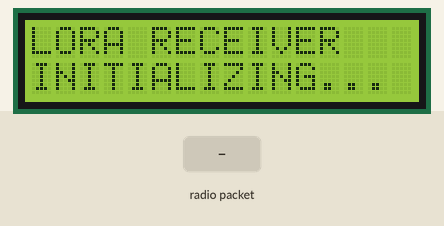
The sketch below on a simulated Arduino Uno, built with avr-gcc and run on an emulated ATmega328P. Shown: 16×2 character LCD. The inputs (shaded band) are chosen by the test bench. No radio packets arrive unless stated; what the sketch prints to the serial monitor is not drawn.

Above: at 1.12 s.
At 2.4 s:
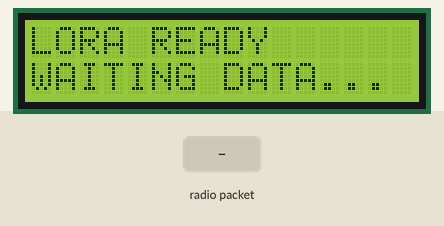
2.5 s: radio packet "1" arrives
At 3.9 s:
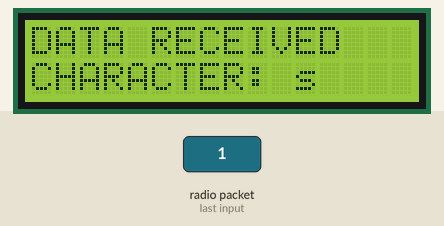
Timing chart, 0 to 5.5 s (numbered marks = the images above; inputs shaded):
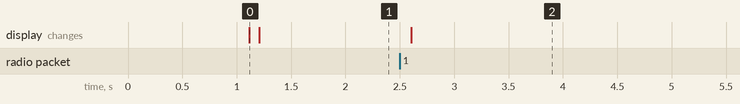

The sketch:

receiver.ino
```cpp
#include <SPI.h>
#include <LoRa.h>
#include <Wire.h>
#include <LiquidCrystal_I2C.h>

//====================================================
// LORA PIN CONFIGURATION
//====================================================

#define SS_PIN       10
#define RST_PIN      9
#define DIO0_PIN     2

//====================================================
// LCD CONFIGURATION
//====================================================

LiquidCrystal_I2C lcd(0x27, 16, 2);

//====================================================
// VARIABLES
//====================================================

int packetSize = 0;

unsigned long packetCount = 0;

uint8_t receivedData[255];

int dataLength = 0;

//====================================================
// SETUP
//====================================================

void setup()
{
    Serial.begin(9600);

    delay(1000);

    Serial.println("ARDUINO UNO LORA RECEIVER");

    // LCD Initialization
    lcd.init();
    lcd.backlight();
    lcd.clear();

    lcd.setCursor(0, 0);
    lcd.print("LORA RECEIVER");

    lcd.setCursor(0, 1);
    lcd.print("INITIALIZING...");

    // LoRa Initialization
    LoRa.setPins(SS_PIN, RST_PIN, DIO0_PIN);

    if (!LoRa.begin(433E6))
    {
        Serial.println("LORA INIT FAILED");

        lcd.clear();
        lcd.print("LORA INIT ERROR");

        while (1);
    }

    // LoRa Configuration
    LoRa.setSpreadingFactor(7);

    LoRa.setSignalBandwidth(125E3);

    LoRa.setCodingRate4(5);

    LoRa.setSyncWord(0x12);

    LoRa.enableCrc();

    // Continuous Receive
    LoRa.receive();

    Serial.println("LORA INITIALIZATION SUCCESS");

    Serial.println("FREQUENCY: 433 MHz");
    Serial.println("SF: 7");
    Serial.println("BANDWIDTH: 125 kHz");
    Serial.println("SYNC WORD: 0x12");
    Serial.println("CRC: ENABLED");

    Serial.println("WAITING FOR DATA...");

    lcd.clear();

    lcd.setCursor(0, 0);
    lcd.print("LORA READY");

    lcd.setCursor(0, 1);
    lcd.print("WAITING DATA...");
}

//====================================================
// LORA RECEIVE FUNCTION
//====================================================

void LoRa_Receive()
{
    int packetSize = LoRa.parsePacket();

    if (packetSize > 0)
    {
        Serial.println();
        Serial.println("========================");

        Serial.print("PACKET SIZE: ");
        Serial.println(packetSize);

        Serial.print("AVAILABLE BYTES: ");
        Serial.println(LoRa.available());

        int dataCount = 0;

        Serial.print("DATA HEX: ");

        for (int i = 0; i < packetSize; i++)
        {
            int data = LoRa.read();

            if (data < 0)
            {
                Serial.println();
                Serial.println("READ ERROR!");
                break;
            }

            if (data < 0x10)
            {
                Serial.print("0");
            }

            Serial.print(data, HEX);
            Serial.print(" ");

            dataCount++;
        }

        Serial.println();

        Serial.print("READ BYTES: ");
        Serial.println(dataCount);

        Serial.print("RSSI: ");
        Serial.println(LoRa.packetRssi());

        Serial.print("SNR: ");
        Serial.println(LoRa.packetSnr());

        if (dataCount == 1)
        {
            Serial.println("RECEIVED CHARACTER: s");

            lcd.clear();

            lcd.setCursor(0, 0);
            lcd.print("DATA RECEIVED");

            lcd.setCursor(0, 1);
            lcd.print("CHARACTER: s");
        }
        else
        {
            Serial.println("DATA LENGTH ERROR");

            lcd.clear();

            lcd.setCursor(0, 0);
            lcd.print("DATA ERROR");

            lcd.setCursor(0, 1);
            lcd.print("READ: ");

            lcd.print(dataCount);
        }

        Serial.println("========================");

        LoRa.receive();
    }
}

//====================================================
// MAIN LOOP
//====================================================

void loop()
{
    LoRa_Receive();
}
```

Measured:
- after the input at 2.5 s, the display: changes after 0.10 s (image 2)
